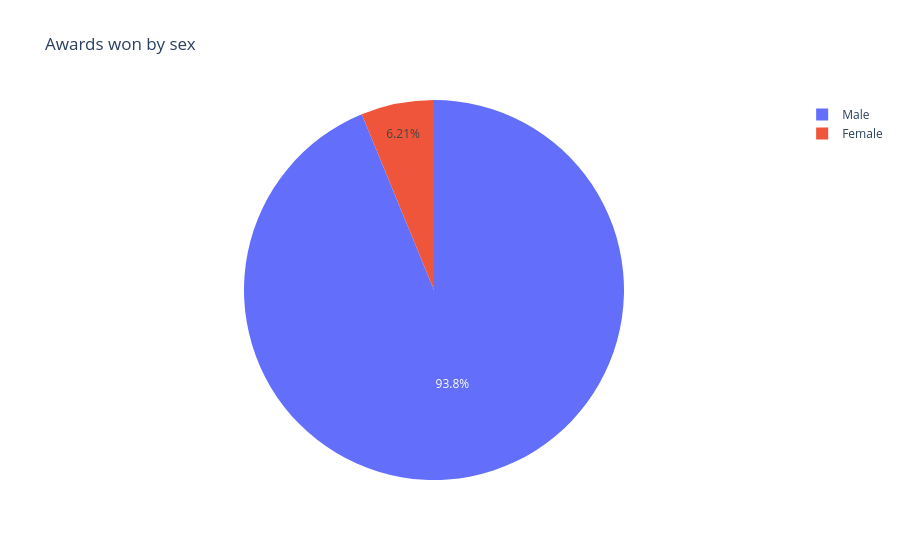

Notebook cell for this chart:
### Markdown cell above
**Challenge**: Create a [donut chart using plotly](https://plotly.com/python/pie-charts/) which shows how many prizes went to men compared to how many prizes went to women. What percentage of all the prizes went to women?

### Code cell
pie_data = df_data.value_counts('sex')

print(pie_data)
fig = px.pie(pie_data, values='count', names=pie_data.index, title='Awards won by sex')

fig.show()

### Figure 1 — Plotly figure (JSON) as saved in the notebook; plotly's stock layout.template omitted (floating-point values rounded to 4 significant figures)
{"data": [{"domain": {"x": [0, 1], "y": [0, 1]}, "hovertemplate": "sex=%{label}<br>count=%{value}<extra></extra>", "labels": ["Male", "Female"], "legendgroup": "", "name": "", "showlegend": true, "type": "pie", "values": [876, 58]}], "layout": {"legend": {"tracegroupgap": 0}, "title": {"text": "Awards won by sex"}}}
